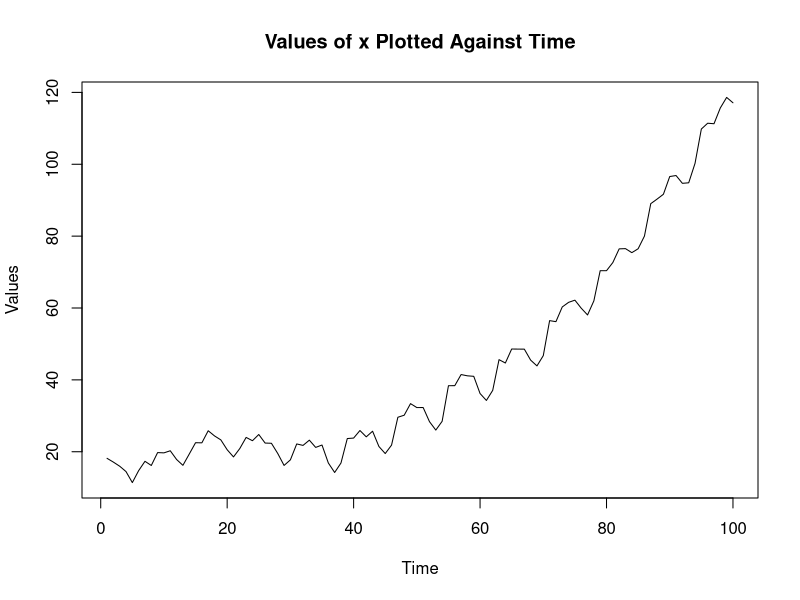
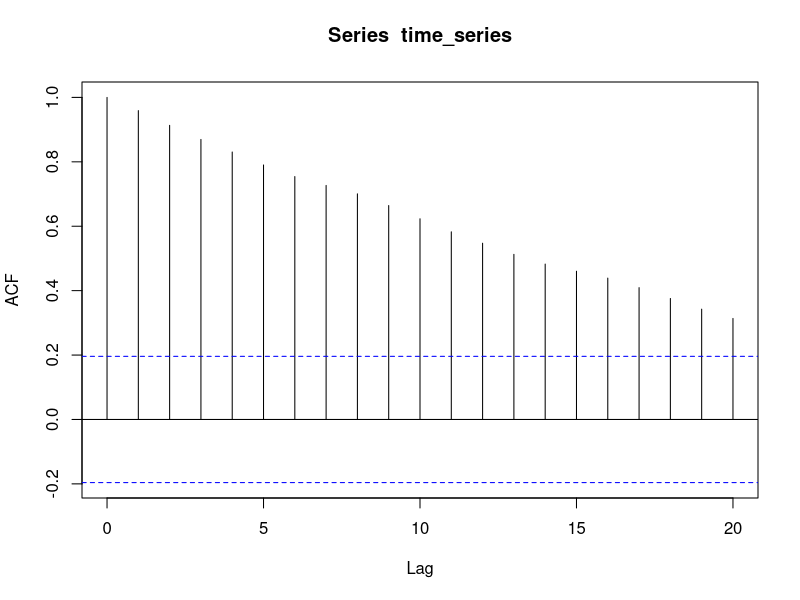
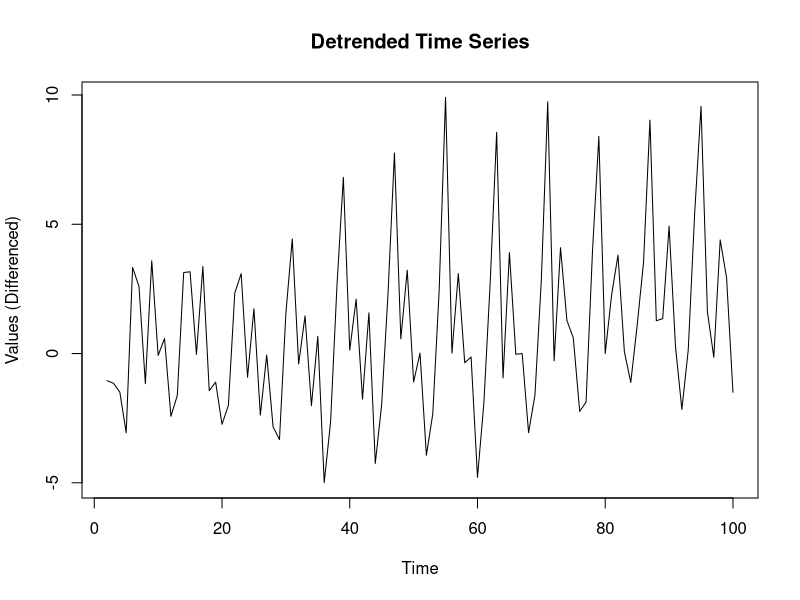
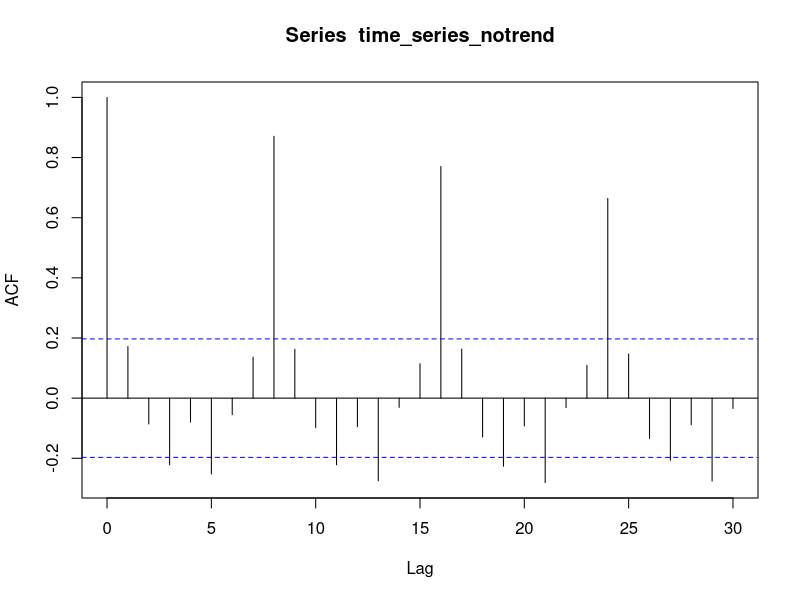
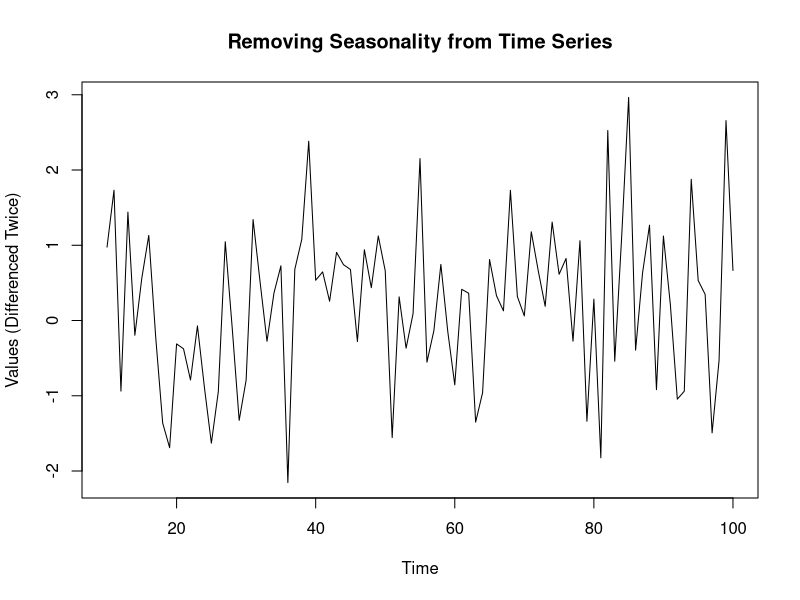
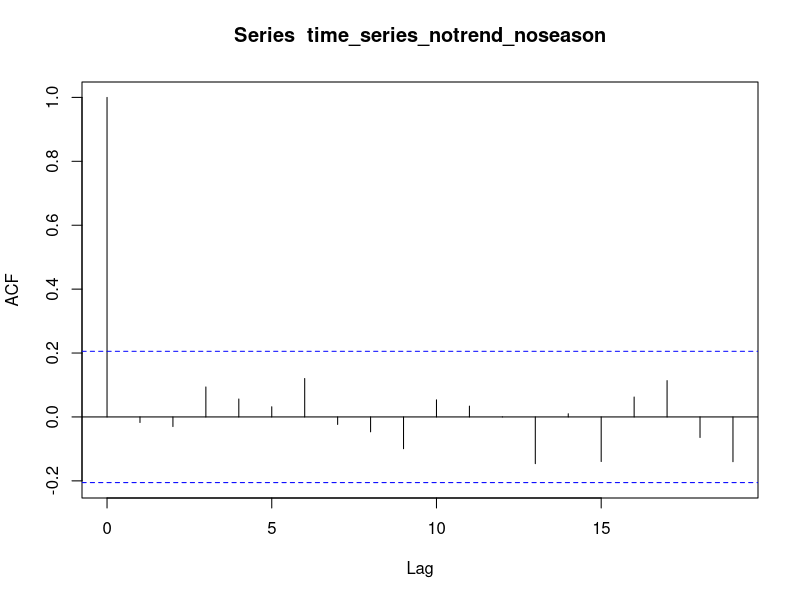

Write R code to recreate these figures, in order.
## ---- chunk 1
knitr::opts_chunk$set(echo = TRUE)
library(tseries)
## ---- chunk 2
# Reading in data and converting to time series
dat <- read.csv("lab4data.csv")
time_series <- ts(dat$x)

# Plotting
plot(time_series, xlab = "Time", ylab = "Values", main = "Values of x Plotted Against Time")
acf(time_series)
## ---- chunk 3
# Removing trend
time_series_notrend <- diff(time_series, lag = 1, differences = 1)

# Plotting
plot(time_series_notrend, xlab = "Time", ylab = "Values (Differenced)", main = "Detrended Time Series")
acf(time_series_notrend, lag.max = 30)
## ---- chunk 4
# Differencing again
time_series_notrend_noseason <- diff(time_series_notrend, lag = 8, differences = 1) 

# Plotting
plot(time_series_notrend_noseason, xlab = "Time", ylab = "Values (Differenced Twice)", main = "Removing Seasonality from Time Series")
acf(time_series_notrend_noseason)
